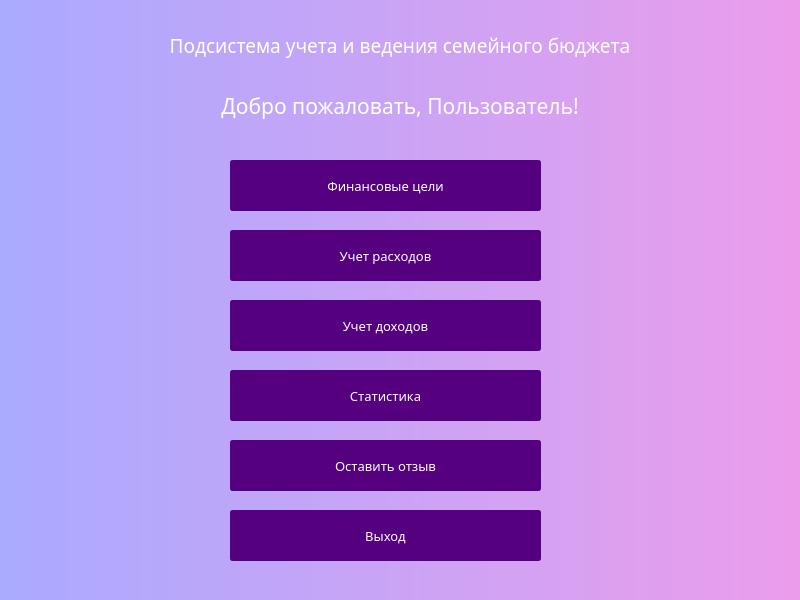
<?xml version="1.0" encoding="UTF-8"?>
<ui version="4.0">
 <class>UserMenu</class>
 <widget class="QDialog" name="UserMenu">
  <property name="geometry">
   <rect>
    <x>0</x>
    <y>0</y>
    <width>800</width>
    <height>600</height>
   </rect>
  </property>
  <property name="minimumSize">
   <size>
    <width>800</width>
    <height>600</height>
   </size>
  </property>
  <property name="maximumSize">
   <size>
    <width>800</width>
    <height>600</height>
   </size>
  </property>
  <property name="windowTitle">
   <string>Dialog</string>
  </property>
  <property name="styleSheet">
   <string notr="true">background-color: qlineargradient(spread:pad, x1:0, y1:0, x2:1, y2:0, stop:0 rgb(170, 170, 255), stop:1 rgb(235, 157, 235));</string>
  </property>
  <widget class="QLabel" name="label">
   <property name="geometry">
    <rect>
     <x>0</x>
     <y>30</y>
     <width>800</width>
     <height>31</height>
    </rect>
   </property>
   <property name="minimumSize">
    <size>
     <width>800</width>
     <height>0</height>
    </size>
   </property>
   <property name="maximumSize">
    <size>
     <width>800</width>
     <height>16777215</height>
    </size>
   </property>
   <property name="font">
    <font>
     <family>Century Gothic</family>
     <pointsize>14</pointsize>
    </font>
   </property>
   <property name="styleSheet">
    <string notr="true">color: rgb(255, 255, 255);</string>
   </property>
   <property name="frameShadow">
    <enum>QFrame::Plain</enum>
   </property>
   <property name="text">
    <string>Подсистема учета и ведения семейного бюджета</string>
   </property>
   <property name="alignment">
    <set>Qt::AlignCenter</set>
   </property>
  </widget>
  <widget class="QPushButton" name="expensesBtn">
   <property name="geometry">
    <rect>
     <x>230</x>
     <y>230</y>
     <width>311</width>
     <height>51</height>
    </rect>
   </property>
   <property name="font">
    <font>
     <family>Century Gothic</family>
     <pointsize>10</pointsize>
    </font>
   </property>
   <property name="styleSheet">
    <string notr="true">QPushButton{
	background-color:rgb(85, 0, 127);
border-radius: 3px;
border: 2px solid rgb(85, 0, 127);
color:rgb(255, 255, 255);
}

QPushButton::hover{
	background-color: rgb(108, 0, 162);
	border: 2px solid rgb(108, 0, 162);
}

QPushButton::pressed{
	background-color:rgb(129, 0, 193);
	border-bottom: 2px solid rgb(129, 0, 193);
	border-leftt:  2px solid rgb(129, 0, 193);
	border-right:  2px solid rgb(129, 0, 193);
}


</string>
   </property>
   <property name="text">
    <string>Учет расходов</string>
   </property>
  </widget>
  <widget class="QPushButton" name="statBtn">
   <property name="geometry">
    <rect>
     <x>230</x>
     <y>370</y>
     <width>311</width>
     <height>51</height>
    </rect>
   </property>
   <property name="font">
    <font>
     <family>Century Gothic</family>
     <pointsize>10</pointsize>
    </font>
   </property>
   <property name="styleSheet">
    <string notr="true">QPushButton{
	background-color:rgb(85, 0, 127);
border-radius: 3px;
border: 2px solid rgb(85, 0, 127);
color:rgb(255, 255, 255);
}

QPushButton::hover{
	background-color: rgb(108, 0, 162);
	border: 2px solid rgb(108, 0, 162);
}

QPushButton::pressed{
	background-color:rgb(129, 0, 193);
	border-bottom: 2px solid rgb(129, 0, 193);
	border-leftt:  2px solid rgb(129, 0, 193);
	border-right:  2px solid rgb(129, 0, 193);
}


</string>
   </property>
   <property name="text">
    <string>Статистика</string>
   </property>
  </widget>
  <widget class="QPushButton" name="feedbackBtn">
   <property name="geometry">
    <rect>
     <x>230</x>
     <y>440</y>
     <width>311</width>
     <height>51</height>
    </rect>
   </property>
   <property name="font">
    <font>
     <family>Century Gothic</family>
     <pointsize>10</pointsize>
    </font>
   </property>
   <property name="styleSheet">
    <string notr="true">QPushButton{
	background-color:rgb(85, 0, 127);
border-radius: 3px;
border: 2px solid rgb(85, 0, 127);
color:rgb(255, 255, 255);
}

QPushButton::hover{
	background-color: rgb(108, 0, 162);
	border: 2px solid rgb(108, 0, 162);
}

QPushButton::pressed{
	background-color:rgb(129, 0, 193);
	border-bottom: 2px solid rgb(129, 0, 193);
	border-leftt:  2px solid rgb(129, 0, 193);
	border-right:  2px solid rgb(129, 0, 193);
}


</string>
   </property>
   <property name="text">
    <string>Оставить отзыв</string>
   </property>
  </widget>
  <widget class="QPushButton" name="incomeBtn">
   <property name="geometry">
    <rect>
     <x>230</x>
     <y>300</y>
     <width>311</width>
     <height>51</height>
    </rect>
   </property>
   <property name="font">
    <font>
     <family>Century Gothic</family>
     <pointsize>10</pointsize>
    </font>
   </property>
   <property name="styleSheet">
    <string notr="true">QPushButton{
	background-color:rgb(85, 0, 127);
border-radius: 3px;
border: 2px solid rgb(85, 0, 127);
color:rgb(255, 255, 255);
}

QPushButton::hover{
	background-color: rgb(108, 0, 162);
	border: 2px solid rgb(108, 0, 162);
}

QPushButton::pressed{
	background-color:rgb(129, 0, 193);
	border-bottom: 2px solid rgb(129, 0, 193);
	border-leftt:  2px solid rgb(129, 0, 193);
	border-right:  2px solid rgb(129, 0, 193);
}


</string>
   </property>
   <property name="text">
    <string>Учет доходов</string>
   </property>
  </widget>
  <widget class="QLabel" name="label_2">
   <property name="geometry">
    <rect>
     <x>0</x>
     <y>90</y>
     <width>800</width>
     <height>31</height>
    </rect>
   </property>
   <property name="minimumSize">
    <size>
     <width>800</width>
     <height>0</height>
    </size>
   </property>
   <property name="maximumSize">
    <size>
     <width>800</width>
     <height>16777215</height>
    </size>
   </property>
   <property name="font">
    <font>
     <family>Century Gothic</family>
     <pointsize>16</pointsize>
    </font>
   </property>
   <property name="styleSheet">
    <string notr="true">color: rgb(255, 255, 255);</string>
   </property>
   <property name="frameShadow">
    <enum>QFrame::Plain</enum>
   </property>
   <property name="text">
    <string>Добро пожаловать, Пользователь!</string>
   </property>
   <property name="alignment">
    <set>Qt::AlignCenter</set>
   </property>
  </widget>
  <widget class="QPushButton" name="aimBtn">
   <property name="geometry">
    <rect>
     <x>230</x>
     <y>160</y>
     <width>311</width>
     <height>51</height>
    </rect>
   </property>
   <property name="font">
    <font>
     <family>Century Gothic</family>
     <pointsize>10</pointsize>
    </font>
   </property>
   <property name="styleSheet">
    <string notr="true">QPushButton{
	background-color:rgb(85, 0, 127);
border-radius: 3px;
border: 2px solid rgb(85, 0, 127);
color:rgb(255, 255, 255);
}

QPushButton::hover{
	background-color: rgb(108, 0, 162);
	border: 2px solid rgb(108, 0, 162);
}

QPushButton::pressed{
	background-color:rgb(129, 0, 193);
	border-bottom: 2px solid rgb(129, 0, 193);
	border-leftt:  2px solid rgb(129, 0, 193);
	border-right:  2px solid rgb(129, 0, 193);
}


</string>
   </property>
   <property name="text">
    <string>Финансовые цели</string>
   </property>
  </widget>
  <widget class="QPushButton" name="quitBtn">
   <property name="geometry">
    <rect>
     <x>230</x>
     <y>510</y>
     <width>311</width>
     <height>51</height>
    </rect>
   </property>
   <property name="font">
    <font>
     <family>Century Gothic</family>
     <pointsize>10</pointsize>
    </font>
   </property>
   <property name="styleSheet">
    <string notr="true">QPushButton{
	background-color:rgb(85, 0, 127);
border-radius: 3px;
border: 2px solid rgb(85, 0, 127);
color:rgb(255, 255, 255);
}

QPushButton::hover{
	background-color: rgb(108, 0, 162);
	border: 2px solid rgb(108, 0, 162);
}

QPushButton::pressed{
	background-color:rgb(129, 0, 193);
	border-bottom: 2px solid rgb(129, 0, 193);
	border-leftt:  2px solid rgb(129, 0, 193);
	border-right:  2px solid rgb(129, 0, 193);
}


</string>
   </property>
   <property name="text">
    <string>Выход</string>
   </property>
  </widget>
 </widget>
 <resources/>
 <connections/>
</ui>
